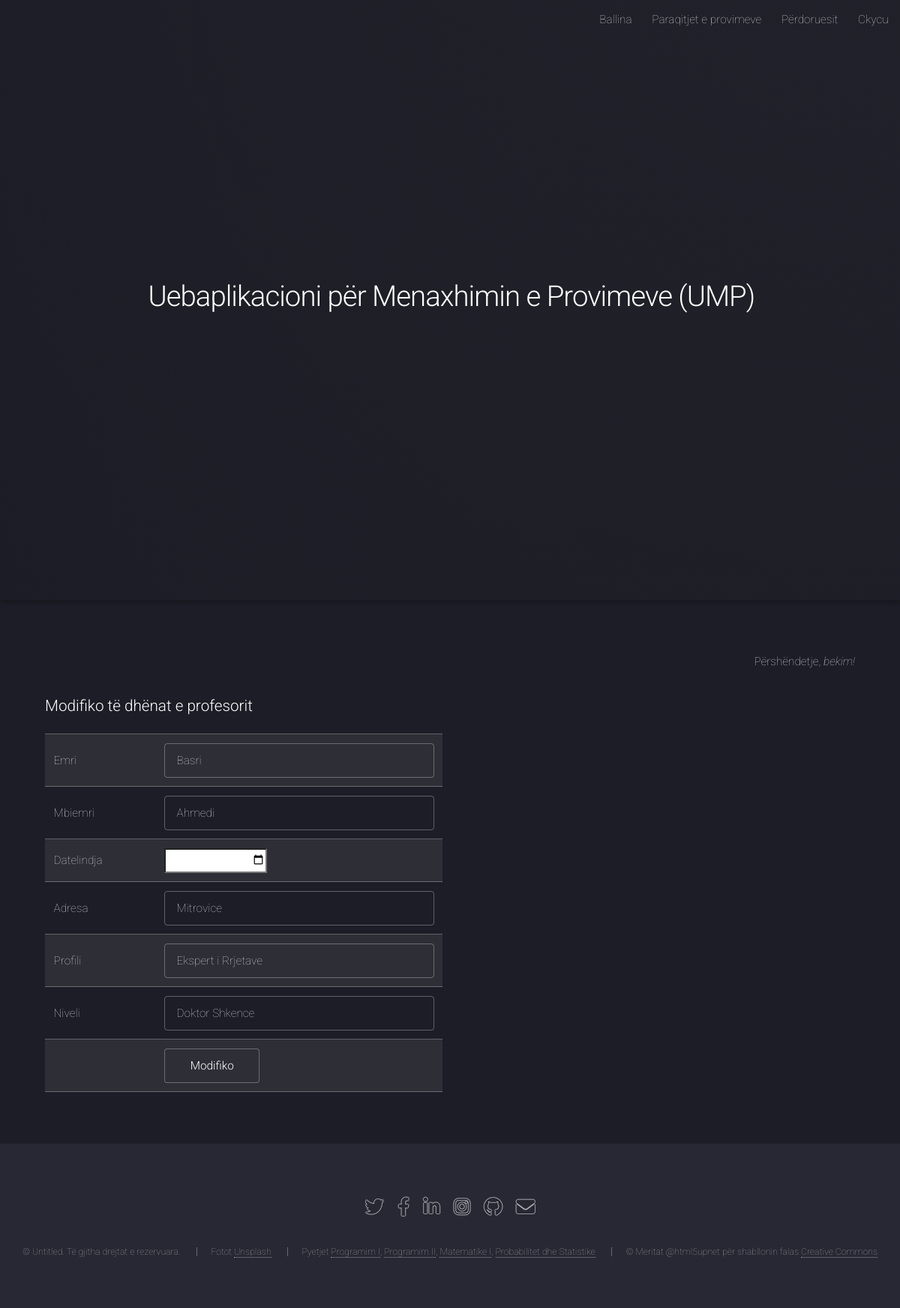
Page /ModuliAdministratorit/modifiko_Profesor.php?ID_Profesori=1 (signed in) on the committed database.
### tables this page shows
CREATE TABLE `ump_informacionet` (
  `ID_Info` int(11) NOT NULL,
  `Shenimi` varchar(100) NOT NULL,
  `Shpjegimi` varchar(10000) NOT NULL,
  `Pjesa_Faqes` varchar(50) NOT NULL
);

CREATE TABLE `ump_perdoruesit` (
  `ID_Perdoruesi` int(11) NOT NULL,
  `Emri_Perdoruesi` varchar(30) NOT NULL,
  `Fjalekalimi_Perdoruesi` varchar(30) NOT NULL,
  `Adresa_Perdoruesi` varchar(50) NOT NULL,
  `Email_Perdoruesi` varchar(50) NOT NULL
);

CREATE TABLE `ump_profesoret` (
  `ID_Profesori` int(11) NOT NULL,
  `Emri_Prof` varchar(50) NOT NULL,
  `Mbiemri_Prof` varchar(50) NOT NULL,
  `Datelindja_Prof` date NOT NULL,
  `Adresa_Prof` varchar(50) NOT NULL,
  `Profili_Prof` varchar(50) NOT NULL,
  `Niveli_Prof` varchar(50) NOT NULL
);

### ModuliAdministratorit/kontrollo.php (called while the page is built, shortened)
<?php
include('konfiguro.php');
$kontrollo_perdorues=$_SESSION['Emri_Perdoruesi'];
$starto_deklarate = mysqli_query($lidhu,"SELECT Emri_Perdoruesi FROM ump_perdoruesit WHERE Emri_Perdoruesi='$kontrollo_perdorues' ");
$rreshti=mysqli_fetch_array($starto_deklarate,MYSQLI_ASSOC);
$kycu_perdorues=$rreshti['Emri_Perdoruesi'];
?>

### ModuliAdministratorit/modifiko_Profesor.php (the view, shortened to what this page needs)
<?php
include("kontrollo.php");
?>
<?php
include_once("konfiguro.php");
?>
<?php
$ID_Profesori = $_GET['ID_Profesori'];
$rezultati = mysqli_query($lidhu,"SELECT * FROM ump_profesoret WHERE ID_Profesori=$ID_Profesori");
while($rezultat = mysqli_fetch_array($rezultati))
{
	$Emri_Prof = $rezultat['Emri_Prof'];
	$Mbiemri_Prof = $rezultat['Mbiemri_Prof'];
	$Datelindja_Prof = $rezultat['Datelindja_Prof'];
	$Adresa_Prof = $rezultat['Adresa_Prof'];
	$Profili_Prof=$rezultat['Profili_Prof'];
	$Niveli_Prof=$rezultat['Niveli_Prof'];
}
?>
<!DOCTYPE HTML>
<html>
	<head>
		<link rel="stylesheet" href="assets/css/main.css" />
	</head>
	<body class="is-preload landing">
		<div id="page-wrapper">
				<header id="header">
					<?php include_once("meny.php"); ?>
			</header>
		<?php include_once("fillimi_faqes.php"); ?>
		<div id="main" class="wrapper style1">
			<div class="container">
						<section>
							<p style="text-align:right;">Përshëndetje, <em><?php  echo $kycu_perdorues;?>!</em></p>
						</section>
					<section>
							<form enctype="multipart/form-data"  name="form1" method="post" action="modifiko_Profesor.php">
								<h3>Modifiko të dhënat e profesorit</h3>
								<div class="row gtr-uniform gtr-50">
								<div class="col-6 col-12-xsmall">
									<table border="0">
										<tr>
											<td>Emri</td>
											<td><input type="text" name="Emri_Prof" value='<?php echo $Emri_Prof;?>' required /></td>
										</tr>
										<tr>
											<td>Mbiemri</td>
											<td><input type="text" name="Mbiemri_Prof" value='<?php echo $Mbiemri_Prof;?>' required /></td>
										</tr>
										<tr>
											<td>Datelindja</td>
											<td><input type="date" name="Datelindja_Prof" value='<?php echo $Datelindja_Prof;?>' required /></td>
										</tr>
										<tr>
											<td>Adresa</td>
											<td><input type="text" name="Adresa_Prof" value='<?php echo $Adresa_Prof;?>' required /></td>
										</tr>
										<tr>
											<td>Profili</td>
											<td><input type="text" name="Profili_Prof" value='<?php echo $Profili_Prof;?>' required /></td>
										</tr>
										<tr>
											<td>Niveli</td>
											<td><input type="text" name="Niveli_Prof" value='<?php echo $Niveli_Prof;?>' required /></td>
										</tr>
										<tr>
											<td><input type="hidden" name="ID_Profesori" value='<?php echo $_GET['ID_Profesori'];?>' /></td>
											<td><input type="submit" name="modifiko_Profesor" value="Modifiko"></td>
										</tr>
									</table>
								</div>
								</div>
							</form>
					</section>
			</div>
		</div>
				<?php include_once("fundi_faqes.php"); ?>
		</div>
	</body>
</html>

### ModuliAdministratorit/meny.php (shortened to what this page needs)
<?php
	$rezultati = mysqli_query($lidhu, "SELECT * FROM ump_informacionet WHERE Pjesa_Faqes='Meny_Administratori'");
	while ($rreshti = mysqli_fetch_assoc($rezultati)) {
	  extract($rreshti);
		 echo $Shpjegimi;
		}
?>

### ModuliAdministratorit/fillimi_faqes.php (shortened to what this page needs)
		<?php
				$rezultati = mysqli_query($lidhu, "SELECT * FROM ump_informacionet WHERE Pjesa_Faqes='Fillimi'");
				while ($rreshti = mysqli_fetch_assoc($rezultati)) {
				  extract($rreshti);
		?>
	<section id="banner">
			<div class="content">
				<header>
					<h2><?php echo $Shenimi ?></h2>
				</header>
			</div>
	</section>
<?php } ?>

### ModuliAdministratorit/fundi_faqes.php (shortened to what this page needs)
<footer id="footer">
		<ul class="icons">
					<?php
								$rezultati = mysqli_query($lidhu, "SELECT * FROM ump_informacionet WHERE Pjesa_Faqes='Fundi_RrjetetSociale'");
								while ($rreshti = mysqli_fetch_assoc($rezultati)) {
								  extract($rreshti);
					?>
					<?php echo $Shpjegimi; ?>
					<?php } ?>
		</ul>
		<ul class="copyright">
						<?php
						$rezultati = mysqli_query($lidhu, "SELECT * FROM ump_informacionet WHERE Pjesa_Faqes='Fundi_EdrejtaAutoriale'");
						while ($rreshti = mysqli_fetch_assoc($rezultati)) {
						  extract($rreshti);
						?>
			<?php echo $Shpjegimi; ?>
					<?php } ?>
		</ul>
</footer>

### rows in the picture
ump_informacionet: Shpjegimi "Ballina Paraqitjet e provimeve Përdoruesit Ckycu"
ump_informacionet: Shenimi "Uebaplikacioni për Menaxhimin e Provimeve (UMP)"
ump_perdoruesit: Emri_Perdoruesi "bekim"
ump_profesoret: Emri_Prof "Basri", Mbiemri_Prof "Ahmedi", Datelindja_Prof "12/05/1978", Adresa_Prof "Mitrovice", Profili_Prof "Ekspert i Rrjetave", Niveli_Prof "Doktor Shkence"
ump_informacionet: Shpjegimi "© Untitled. Të gjitha drejtat e rezervuara. Fotot Unsplash Pyetjet Programim I , Programim II , Matematike I , Probabilitet dhe Statistike © Meritat @html5upnet për shabllonin falas Creative Commons"
